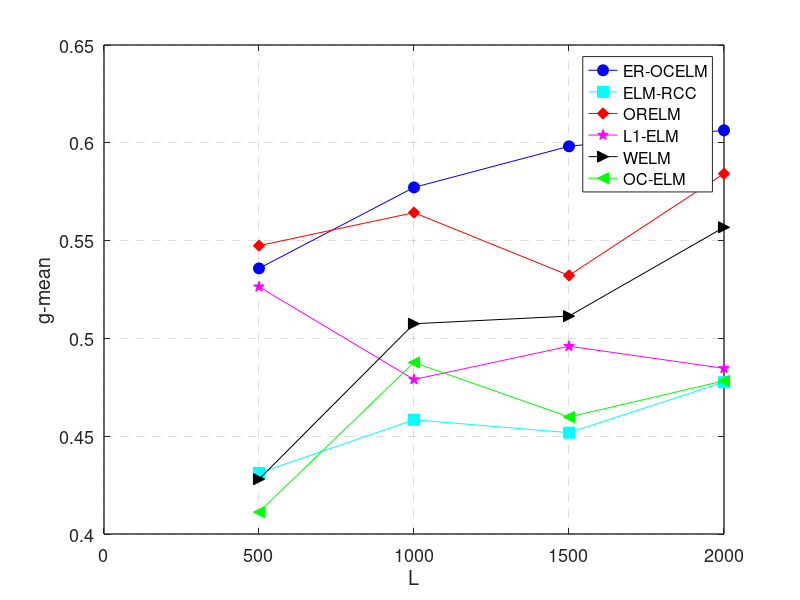
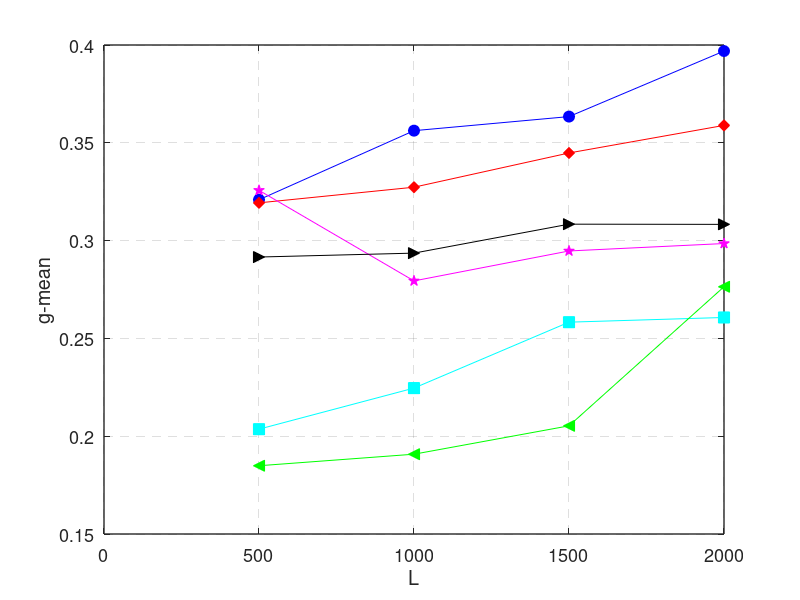
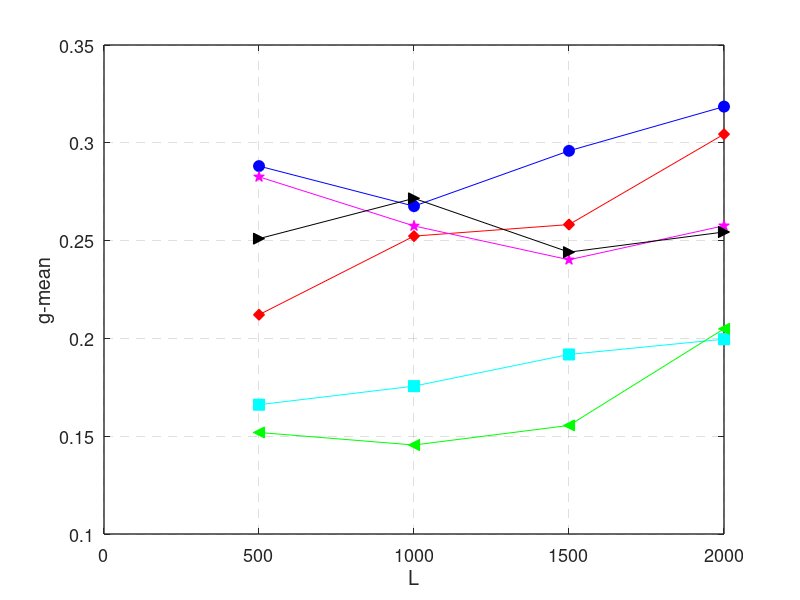

The MATLAB source for these figures, in order:
%算法分析  Abalone
x=[500,1000,1500,2000];
% EROCELM 蓝色
y1=[0.5358,0.5772,0.5982,0.6064];
% ELMRCC 青色
y2=[0.4312,0.4584,0.4518,0.4776];
% ORELM 红色
y3=[0.5474,0.5643,0.5322,0.5842];
% L1-OCELM 粉色
y4=[0.5264,0.4790,0.4960,0.4847];
% WELM 黑色
y5=[0.4280,0.5075,0.5114,0.5568];
% OCELM 绿色
y6=[0.4112,0.4877,0.4598,0.4783];
figure 
set(0,'defaultfigurecolor','w');
set(gcf,'position',[200,300,400,400]);
% set(gca,'LineWidth',20);
plot(x,y1,'-ob','MarkerSize',8,'MarkerFaceColor','b');
hold on
plot(x,y2,'-squarec','MarkerSize',8,'MarkerFaceColor','c');
plot(x,y3,'-diamondr','MarkerSize',8,'MarkerFaceColor','r');
plot(x,y4,'-pentagramm','MarkerSize',8,'MarkerFaceColor','m');
plot(x,y5,'->k','MarkerSize',8,'MarkerFaceColor','k');
plot(x,y6,'-<g','MarkerSize',8,'MarkerFaceColor','g');
grid on
set(gca,'GridLineStyle','--','LineWidth',1,'FontSize',13);
xlabel('L');
ylabel('g-mean');
legend('ER-OCELM','ELM-RCC','ORELM','L1-ELM','WELM','OC-ELM');


% EROCELM
y1=[0.3209,0.3562,0.3634,0.3969];
% ELMRCC
y2=[0.2036,0.2246,0.2583,0.2607];
% ORELM
y3=[0.3193,0.3273,0.3448,0.3589];
% L1-OCELM
y4=[0.3257,0.2794,0.2947,0.2985];
% WELM
y5=[0.2916,0.2936,0.3084,0.3083];
% OCELM
y6=[0.1849,0.1908,0.2053,0.2764];

figure 
set(0,'defaultfigurecolor','w');
set(gcf,'position',[200,300,400,400]);
% set(gca,'LineWidth',20);
plot(x,y1,'-ob','MarkerSize',8,'MarkerFaceColor','b');
hold on
plot(x,y2,'-squarec','MarkerSize',8,'MarkerFaceColor','c');
plot(x,y3,'-diamondr','MarkerSize',8,'MarkerFaceColor','r');
plot(x,y4,'-pentagramm','MarkerSize',8,'MarkerFaceColor','m');
plot(x,y5,'->k','MarkerSize',8,'MarkerFaceColor','k');
plot(x,y6,'-<g','MarkerSize',8,'MarkerFaceColor','g');
grid on
set(gca,'GridLineStyle','--','LineWidth',1,'FontSize',13);
xlabel('L');
ylabel('g-mean');


% EROCELM
y1=[0.2881,0.2676,0.2959,0.3185];
% ELMRCC
y2=[0.1661,0.1756,0.1918,0.1996];
% ORELM
y3=[0.2121,0.2523,0.2582,0.3044];
% L1-OCELM
y4=[0.2826,0.2575,0.2402,0.2576];
% WELM
y5=[0.2510,0.2716,0.2441,0.2544];
% OCELM
y6=[0.1519,0.1455,0.1555,0.2049];


figure 
set(0,'defaultfigurecolor','w');
set(gcf,'position',[200,300,400,400]);
plot(x,y1,'-ob','MarkerSize',8,'MarkerFaceColor','b');
hold on
plot(x,y2,'-squarec','MarkerSize',8,'MarkerFaceColor','c');
plot(x,y3,'-diamondr','MarkerSize',8,'MarkerFaceColor','r');
plot(x,y4,'-pentagramm','MarkerSize',8,'MarkerFaceColor','m');
plot(x,y5,'->k','MarkerSize',8,'MarkerFaceColor','k');
plot(x,y6,'-<g','MarkerSize',8,'MarkerFaceColor','g');
grid on
set(gca,'GridLineStyle','--','LineWidth',1,'FontSize',13);
xlabel('L');
ylabel('g-mean');

% parentPath = fileparts(mfilename('fullpath'));
% load(fullfile(parentPath,'IROCELM_glass_g.mat'),'objectiveValue');
% figure
% set(0,'defaultfigurecolor','w');
% set(gcf,'position',[700,300,400,400]);
% x = 1:50;
% plot(x,objectiveValue,'linewidth',3);
% set(gca,'GridLineStyle','--','LineWidth',1,'FontSize',13);
% xlabel('Iterations');
% ylabel('Objective value');